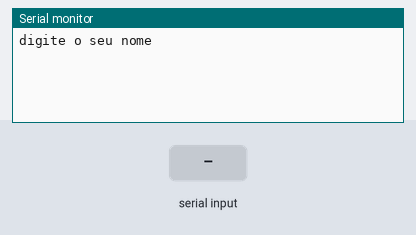
Bench run of a sketch on a simulated Arduino Uno, built with avr-gcc and run on an emulated ATmega328P. On the bench: the last lines printed to the serial monitor. The inputs (shaded band) are chosen by the test bench.

Above: at 1.2 s.
1.3 s: "90,45\n" received over Serial
At 3.2 s:
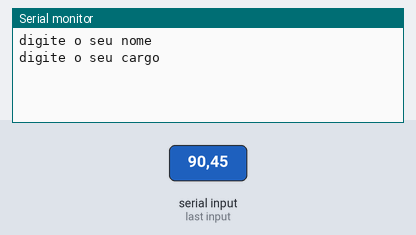
3.8 s: "30,150\n" received over Serial
At 5.2 s:
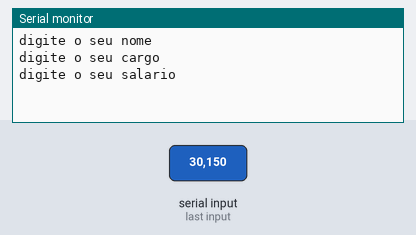
6.3 s: "5\n" received over Serial
At 7.6 s:
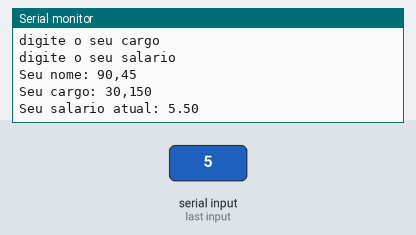

Measured:
- after the input at 1.3 s, the serial monitor: prints a new line after 1.0 s (image 1)
- after the input at 3.8 s, the serial monitor: prints a new line after 1.0 s (image 2)
- after the input at 6.3 s, the serial monitor: prints a new line at once (image 3)

The sketch:

lopal_ex_081.ino
```cpp
// C++ code
//
void setup()
{
 Serial.begin(9600);
}
String cargo = "";
String nome = "";
float salario = 0;
float acrescido = 0;
void loop()
{
//nome
  Serial.println("digite o seu nome");
  while (!Serial.available()) {}
  nome = Serial.readString();
//cargo
  Serial.println("digite o seu cargo");
  while (!Serial.available()) {}
  cargo = Serial.readString();
//salario
  Serial.println("digite o seu salario");
  while (!Serial.available()) {}
  salario = Serial.parseFloat();
//acrescido
  acrescido = salario * 0.10;
//condição
  if (salario < 1000) {
  salario = salario + acrescido;
  } else {
  salario = salario;
  }
//saída
  Serial.println ("Seu nome: " + String(nome) );
  Serial.println ("Seu cargo: " + String(cargo) );
  Serial.println ("Seu salario atual: " + String(salario) );
  delay(5000);
}
```
